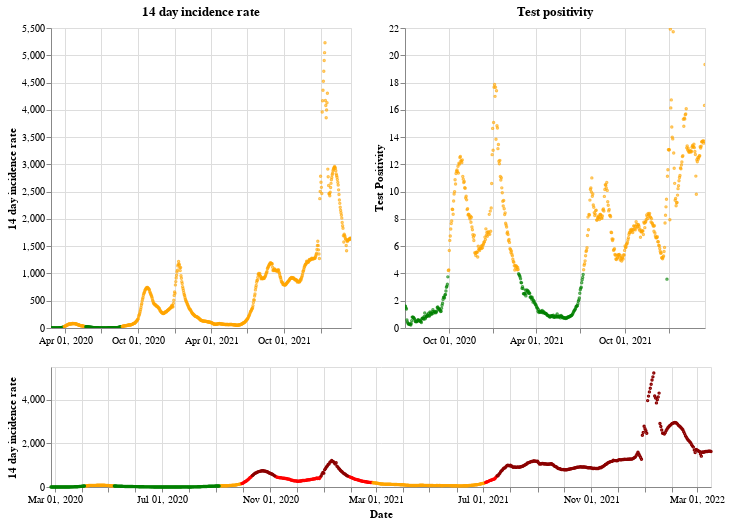

Here is the notebook cell this chart was saved with:
### Markdown cell above
## Northern Ireland

### Code cell
plot_traffic_light('Northern Ireland')

### Figure 1 — Vega-Lite specification as saved in the notebook (floating-point values rounded to 4 significant figures; data arrays with more than 128 entries replaced by an {"elided": "..."} marker saying what was removed)
{"config": {"view": {"continuousWidth": 400, "continuousHeight": 300}}, "vconcat": [{"hconcat": [{"mark": {"type": "point", "size": 2}, "encoding": {"color": {"condition": {"value": "green", "test": "(datum.twoWeeklyCasesRate <= 25)"}, "value": "orange"}, "tooltip": [{"type": "nominal", "field": "areaName"}, {"type": "temporal", "field": "date"}, {"type": "quantitative", "field": "twoWeeklyCasesRate"}, {"type": "quantitative", "field": "testPositivity"}], "x": {"type": "temporal", "axis": {"title": ""}, "field": "date", "scale": {"domain": {"selection": "DateBrush"}}, "timeUnit": "yearmonthdate"}, "y": {"type": "quantitative", "axis": {"title": "14 day incidence rate"}, "field": "twoWeeklyCasesRate"}}, "title": "14 day incidence rate", "width": 300}, {"mark": {"type": "point", "size": 2}, "encoding": {"color": {"condition": {"value": "green", "test": "(datum.testPositivity <= 4)"}, "value": "orange"}, "tooltip": [{"type": "nominal", "field": "areaName"}, {"type": "temporal", "field": "date"}, {"type": "quantitative", "field": "twoWeeklyCasesRate"}, {"type": "quantitative", "field": "testPositivity"}], "x": {"type": "temporal", "axis": {"title": ""}, "field": "date", "scale": {"domain": {"selection": "DateBrush"}}, "timeUnit": "yearmonthdate"}, "y": {"type": "quantitative", "axis": {"title": "Test Positivity"}, "field": "testPositivity"}}, "title": "Test positivity", "width": 300}]}, {"layer": [{"mark": {"type": "point", "size": 2}, "encoding": {"color": {"condition": {"value": "orange", "test": "(((datum.testPositivity < 4) && (datum.twoWeeklyCasesRate >= 50)) && (datum.twoWeeklyCasesRate < 200))"}, "value": "red"}, "opacity": {"condition": {"value": 1, "test": "((datum.twoWeeklyCasesRate >= 50) && (datum.twoWeeklyCasesRate < 500))"}, "value": 0}, "tooltip": [{"type": "nominal", "field": "areaName"}, {"type": "temporal", "field": "date"}, {"type": "quantitative", "field": "twoWeeklyCasesRate"}, {"type": "quantitative", "field": "testPositivity"}], "x": {"type": "temporal", "axis": {"title": "Date"}, "field": "date", "timeUnit": "yearmonthdate"}, "y": {"type": "quantitative", "axis": {"title": "14 day incidence rate"}, "field": "twoWeeklyCasesRate"}}, "selection": {"DateBrush": {"type": "interval", "encodings": ["x"], "fields": ["Time"]}}}, {"mark": {"type": "point", "size": 2}, "encoding": {"color": {"value": "darkred"}, "opacity": {"condition": {"value": 1, "test": "(datum.twoWeeklyCasesRate >= 500)"}, "value": 0}, "tooltip": [{"type": "nominal", "field": "areaName"}, {"type": "temporal", "field": "date"}, {"type": "quantitative", "field": "twoWeeklyCasesRate"}, {"type": "quantitative", "field": "testPositivity"}], "x": {"type": "temporal", "axis": {"title": "Date"}, "field": "date", "timeUnit": "yearmonthdate"}, "y": {"type": "quantitative", "axis": {"title": "14 day incidence rate"}, "field": "twoWeeklyCasesRate"}}}, {"mark": {"type": "point", "size": 2}, "encoding": {"color": {"condition": {"value": "green", "test": "((datum.testPositivity < 4) && (datum.twoWeeklyCasesRate < 50))"}, "value": "orange"}, "opacity": {"condition": {"value": 1, "test": "(datum.twoWeeklyCasesRate < 50)"}, "value": 0}, "tooltip": [{"type": "nominal", "field": "areaName"}, {"type": "temporal", "field": "date"}, {"type": "quantitative", "field": "twoWeeklyCasesRate"}, {"type": "quantitative", "field": "testPositivity"}], "x": {"type": "temporal", "axis": {"title": "Date"}, "field": "date", "timeUnit": "yearmonthdate"}, "y": {"type": "quantitative", "axis": {"title": "14 day incidence rate"}, "field": "twoWeeklyCasesRate"}}}], "height": 120, "width": 660}], "data": {"name": "data-d94466b5df6757ddc38c0f8c991303e5"}, "$schema": "https://vega.github.io/schema/vega-lite/v4.8.1.json", "datasets": {"data-d94466b5df6757ddc38c0f8c991303e5": {"elided": "751 records"}}}
